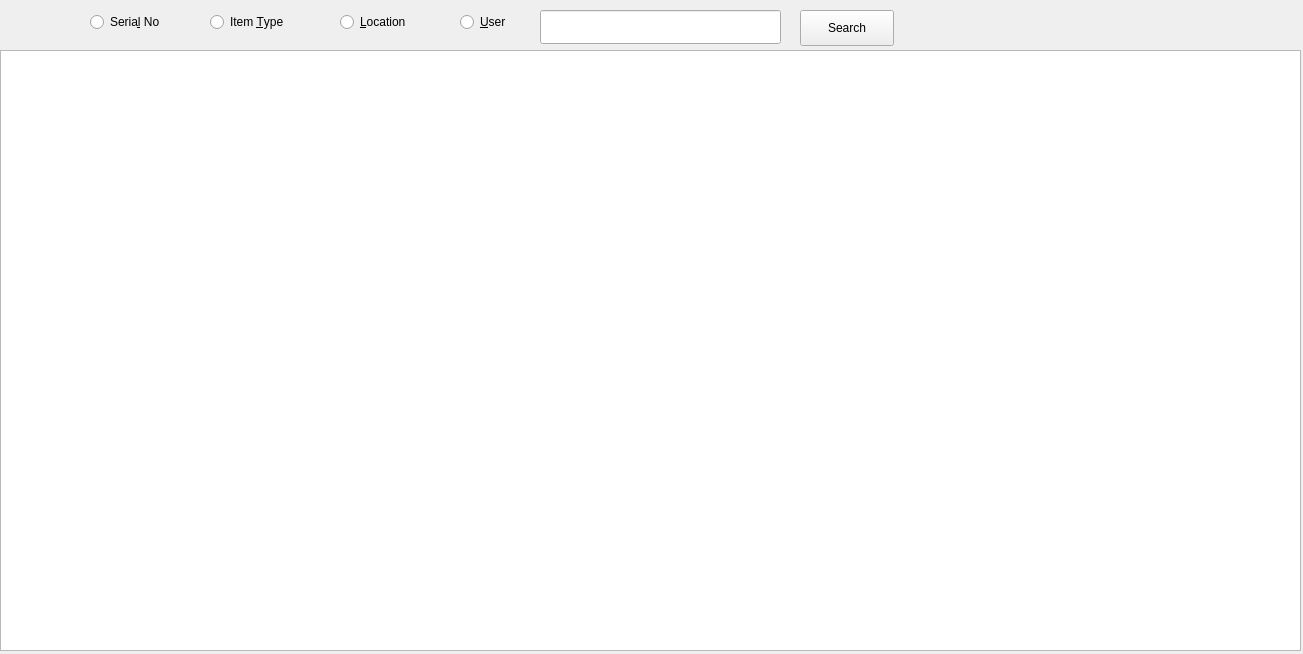
<?xml version="1.0" encoding="UTF-8"?>
<ui version="4.0">
 <class>MainWindow</class>
 <widget class="QMainWindow" name="MainWindow">
  <property name="geometry">
   <rect>
    <x>0</x>
    <y>0</y>
    <width>1303</width>
    <height>654</height>
   </rect>
  </property>
  <property name="windowTitle">
   <string>MainWindow</string>
  </property>
  <widget class="QWidget" name="centralwidget">
   <widget class="QTableWidget" name="tableWidget">
    <property name="geometry">
     <rect>
      <x>0</x>
      <y>50</y>
      <width>1301</width>
      <height>601</height>
     </rect>
    </property>
    <property name="sortingEnabled">
     <bool>true</bool>
    </property>
   </widget>
   <widget class="QLineEdit" name="lineEdit">
    <property name="geometry">
     <rect>
      <x>540</x>
      <y>10</y>
      <width>241</width>
      <height>34</height>
     </rect>
    </property>
   </widget>
   <widget class="QRadioButton" name="serialNoBtn">
    <property name="geometry">
     <rect>
      <x>90</x>
      <y>10</y>
      <width>91</width>
      <height>24</height>
     </rect>
    </property>
    <property name="text">
     <string>Seria&amp;l No</string>
    </property>
   </widget>
   <widget class="QRadioButton" name="tiemTypeBtn">
    <property name="geometry">
     <rect>
      <x>210</x>
      <y>10</y>
      <width>101</width>
      <height>24</height>
     </rect>
    </property>
    <property name="text">
     <string>Item &amp;Type</string>
    </property>
   </widget>
   <widget class="QPushButton" name="pushButton">
    <property name="geometry">
     <rect>
      <x>800</x>
      <y>10</y>
      <width>94</width>
      <height>36</height>
     </rect>
    </property>
    <property name="text">
     <string>Search</string>
    </property>
   </widget>
   <widget class="QRadioButton" name="userBtn">
    <property name="geometry">
     <rect>
      <x>460</x>
      <y>10</y>
      <width>71</width>
      <height>24</height>
     </rect>
    </property>
    <property name="text">
     <string>&amp;User</string>
    </property>
   </widget>
   <widget class="QRadioButton" name="locationBtn">
    <property name="geometry">
     <rect>
      <x>340</x>
      <y>10</y>
      <width>91</width>
      <height>24</height>
     </rect>
    </property>
    <property name="text">
     <string>&amp;Location</string>
    </property>
   </widget>
  </widget>
 </widget>
 <resources/>
 <connections/>
</ui>
